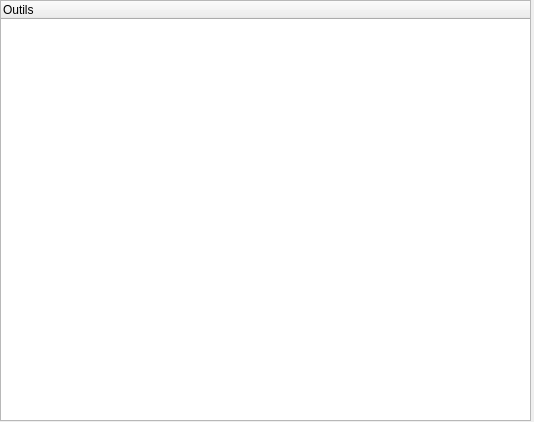
<?xml version="1.0" encoding="UTF-8"?>
<ui version="4.0">
 <class>tools</class>
 <widget class="QWidget" name="tools">
  <property name="geometry">
   <rect>
    <x>0</x>
    <y>0</y>
    <width>534</width>
    <height>422</height>
   </rect>
  </property>
  <property name="windowTitle">
   <string>tools</string>
  </property>
  <widget class="QTreeWidget" name="functionsLibrary">
   <property name="geometry">
    <rect>
     <x>0</x>
     <y>0</y>
     <width>531</width>
     <height>421</height>
    </rect>
   </property>
   <property name="contextMenuPolicy">
    <enum>Qt::PreventContextMenu</enum>
   </property>
   <property name="toolTip">
    <string>&lt;html&gt;&lt;head/&gt;&lt;body&gt;&lt;p&gt;Fonctions&lt;/p&gt;&lt;/body&gt;&lt;/html&gt;</string>
   </property>
   <column>
    <property name="text">
     <string>Outils</string>
    </property>
   </column>
  </widget>
 </widget>
 <resources/>
 <connections/>
</ui>
